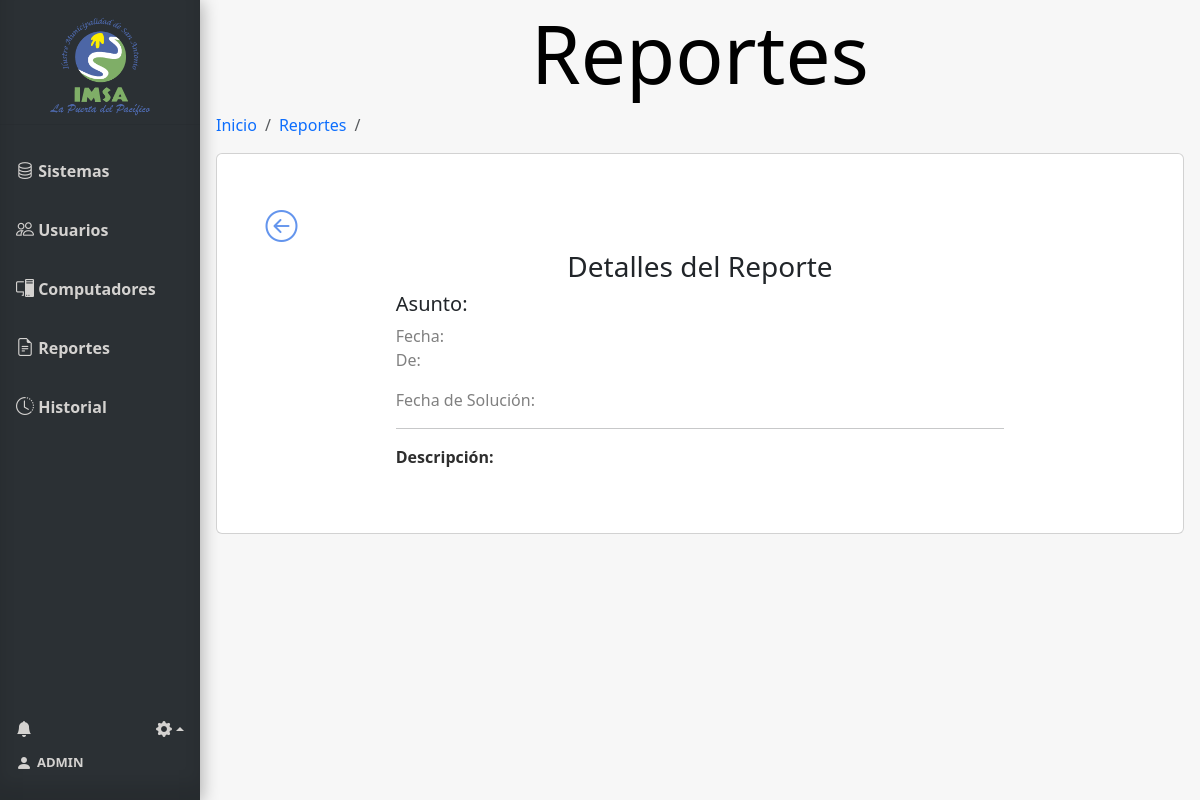
Page /ver_reporte/12 (signed in) on the earlier database version.
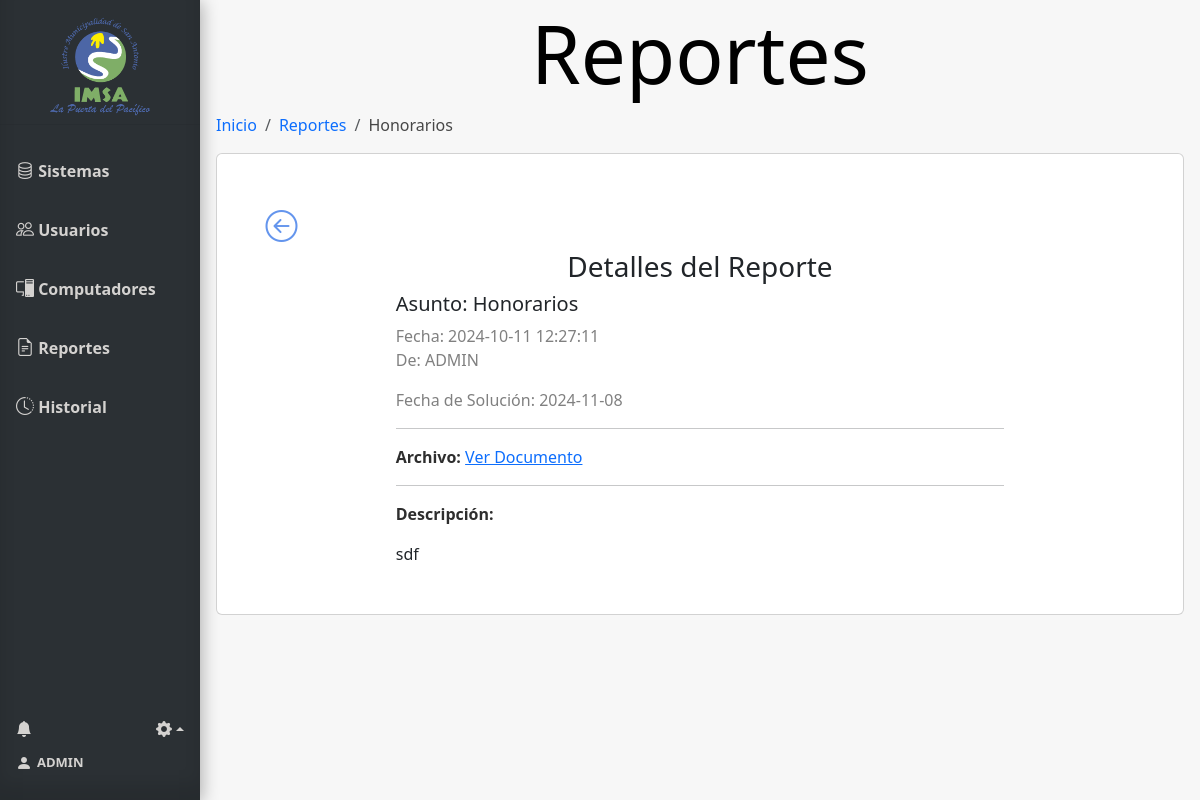
Same page on the later database version.
### tables this page shows
CREATE TABLE Usuario (
    Id_usuario INTEGER PRIMARY KEY AUTOINCREMENT,
    Nombre_user VARCHAR(100),
    Email VARCHAR(100),
    Psw VARCHAR(100),
    id_tipo_usuario INTEGER,
    FOREIGN KEY (id_tipo_usuario) REFERENCES Tipo_usuario(id_tipo_usuario)
);

CREATE TABLE Reportes (
    id_reporte INTEGER PRIMARY KEY AUTOINCREMENT,
    usuario_id INTEGER,
    num_solicitud VARCHAR(100) NOT NULL,
    asunto VARCHAR(100) NOT NULL,
    descripcion VARCHAR(300) NOT NULL,
    fecha TIMESTAMP DEFAULT CURRENT_TIMESTAMP,
    fecha_solucion TIMESTAMP,
    archivo VARCHAR,
    FOREIGN KEY (usuario_id) REFERENCES Usuario(Id_usuario)
);

### app.py (the view)
@app.route('/ver_reporte/<int:id_reporte>', methods=['GET'])
@requiere_tipo_usuario(1)
@login_required
def ver_reporte(id_reporte):
    conn = get_db_connection()
    reporte = conn.execute('''
                           SELECT Reportes.id_reporte, Reportes.num_solicitud, Reportes.asunto, Reportes.fecha, Reportes.fecha_solucion, Reportes.descripcion, Reportes.archivo, Usuario.Nombre_user
                           FROM Reportes
                           INNER JOIN Usuario ON Usuario.id_usuario = Reportes.usuario_id
                           WHERE id_reporte = ?
                           ORDER BY Reportes.fecha DESC
                           ''', (id_reporte,)).fetchone()
    conn.close()
    user=current_user
    num_notificaciones_totales = get_total_notifications(user.id)
    info_notificaciones = get_info_notifications(user.id)
    return render_template('ver_reporte.html', reporte=reporte,  user=user, num_notificaciones_totales=num_notificaciones_totales, info_notificaciones=info_notificaciones)

### app.py (called while the page is built)
@login_manager.user_loader
def load_user(user_id):
    return Usuario.get_by_id(user_id)

def get_db_connection():
    conn = sqlite3.connect('database.db')
    conn.row_factory = sqlite3.Row
    return conn

def requiere_tipo_usuario(*roles_permitidos):
    def decorator(f):
        @wraps(f)
        def decorated_function(*args, **kwargs):
            if 'id_tipo_usuario' not in session:
                return redirect(url_for('login'))
            if session['id_tipo_usuario'] not in roles_permitidos:
                return redirect(url_for('index'))
            return f(*args, **kwargs)
        return decorated_function
    return decorator

def get_total_notifications(user_id):
    conn = get_db_connection()
    total_notifications = conn.execute(
        'SELECT COUNT(*) FROM Notificaciones WHERE id_usuario = ?  AND leido = false',
        (user_id,)
    ).fetchone()[0]
    conn.close()
    return total_notifications

### model.py (called while the page is built)
def get_db_connection():
    conn = sqlite3.connect('database.db')
    conn.row_factory = sqlite3.Row
    return conn

### templates/ver_reporte.html
{% extends 'base.html' %}
{% block head %}
<link rel="stylesheet" href="{{ url_for('static', filename='css/style_verReporte.css')}}">
{% endblock %}
{% block content %}
<h1 class="block-effect" style="--td:0.3s">
    <div class="block-reveal" style="--bc: #2b3034; --d: 0.5s">Reportes</div>
</h1>
{% block breadcrumb %}
    <nav aria-label="breadcrumb">
        <ol class="breadcrumb">
            <li class="breadcrumb-item"><a href="{{ url_for('index') }}">Inicio</a></li>
            <li class="breadcrumb-item"><a href="{{ url_for('reportes') }}">Reportes</a></li>
            <li class="breadcrumb-item active" aria-current="page">{{reporte['asunto']}}</li>
        </ol>
    </nav>
{% endblock %}
<div class="card text-start mb-3">
    <div class="bodyBack">
        <a id="botonBack" href="{{url_for('reportes')}}" aria-valuetext="a">
            <i class="bi bi-arrow-left-circle"  style="font-size: 2rem; color: cornflowerblue;"></i>
        </a>
    </div>
    <div class="report-details" id="ReportDetails">
        <div class="report-details-header">
            <h3>Detalles del Reporte</h3>
        </div>
        <div class="report-details-body">
            <div class="headReporte">
                <h5>Asunto: {{reporte['asunto']}}</h5>
                <p class="fecha">Fecha: {{reporte['fecha']}} <br>De: {{reporte['Nombre_user']}}</p>
            </div>
            <p class="fecha">Fecha de Solución: {{reporte['fecha_solucion']}}</p>
            <hr>
            {% if reporte['archivo'] %}
            <div class="archivoReporte">
                <p><strong>Archivo:</strong> <a href="{{ url_for('uploaded_file', filename=reporte['archivo']) }}"
                        target="_blank">Ver Documento </a></p>
                <hr>
            </div>
            {% endif %}
            <div class="descripcionReporte">
                <p><strong>Descripción:</strong>  </p>
                <div class="descripcion-text">{{ reporte['descripcion'] }}</div>
            </div>
        </div>
    </div>
</div>
{% endblock %}

### templates/base.html (shortened to what this page needs)
<!doctype html>
<html lang="es">
<head>
  {% block head %} {% endblock %}
  <link rel="stylesheet" href="{{ url_for('static', filename='css/style_base.css') }}">
  <link href="https://cdn.jsdelivr.net/npm/bootstrap@5.3.3/dist/css/bootstrap.min.css" rel="stylesheet"
>
  <link href="https://cdn.jsdelivr.net/npm/bootstrap-icons/font/bootstrap-icons.css" rel="stylesheet">
</head>
<body>
  <div class="sidebar" style="display: flex; flex-direction: column; height: 100vh;">
    <div class="tituloMenu">
      <img src="{{ url_for('static', filename='img/logo.png') }}" alt="Logo-IMSA" width="100px">
    </div>
    <hr>
    <a href="{{ url_for('index') }}" class="slide_right {% if request.endpoint == 'index' %}active{% endif %}">
      <i class="bi bi-database" style="font-size: large !important;"></i>
      <b id="menu-link">Sistemas</b>
    </a>
    {% if session['id_tipo_usuario'] == 1 %}
    <a href="{{ url_for('usuarios') }}" class="slide_right {% if request.endpoint == 'usuarios' %}active{% endif %}">
      <i class="bi bi-people" style="font-size: large !important;"></i>
      <b id="menu-link">Usuarios</b>
    </a>
    {% endif %}
    <a href="{{ url_for('computadores') }}"
      class="slide_right {% if request.endpoint == 'computadores' %}active{% endif %}">
      <i class="bi bi-pc-display" style="font-size: large !important;"></i>
      <b id="menu-link">Computadores</b>
    </a>
    {% if session['id_tipo_usuario'] == 1 %}
    <a href="{{ url_for('reportes') }}" class="slide_right {% if request.endpoint == 'reportes' %}active{% endif %}">
      <i class="bi bi-file-earmark-text" style="font-size: large !important;"></i>
      <b id="menu-link">Reportes</b>
      {% endif %}
    </a>
    <a href="{{ url_for('historial') }}" class="slide_right {% if request.endpoint == 'historial' %}active{% endif %}">
      <i class="bi bi-clock-history" style="font-size: large !important;"></i>
      <b id="menu-link">Historial</b>
    </a>
    <div class="menuAbajo">
      <div class="ajuste_notificacion">
        <div class="notificacion">
          <a href="#" class="icon me-3" data-bs-toggle="modal" data-bs-target="#ModalNotifiaciones">
            <i class="bi bi-bell-fill position-relative">
            </i>
          </a>
        </div>
        <div class="ajustes btn-group dropup">
          <a href="" class="dropdown-toggle icon" data-bs-toggle="dropdown" aria-expanded="false">
            <i class="bi bi-gear-fill"></i></a>
        </div>
      </div>
      <div class="bodyCuenta">
        <a href="{{ url_for('cuenta') }}" id="cuenta">
          <i class="bi bi-person-fill" style="margin-right: 5px;"></i>
          <b style="font-size: small;"> {{ user.nombre_usuario}}</b>
        </a>
      </div>
    </div>
  </div>
  <div class="content">
    {% block content %}{% endblock %}
  </div>
</body>
</html>

Differences in the rows shown:
shown differently, row unchanged: Usuario "ADMIN": Nombre_user (not shown) → "ADMIN"
added Reportes: asunto "Honorarios", fecha "2024-10-11 12:27:11", fecha_solucion "2024-11-08", descripcion "sdf"
Other differences:
text now shown: "Archivo: Ver Documento"
